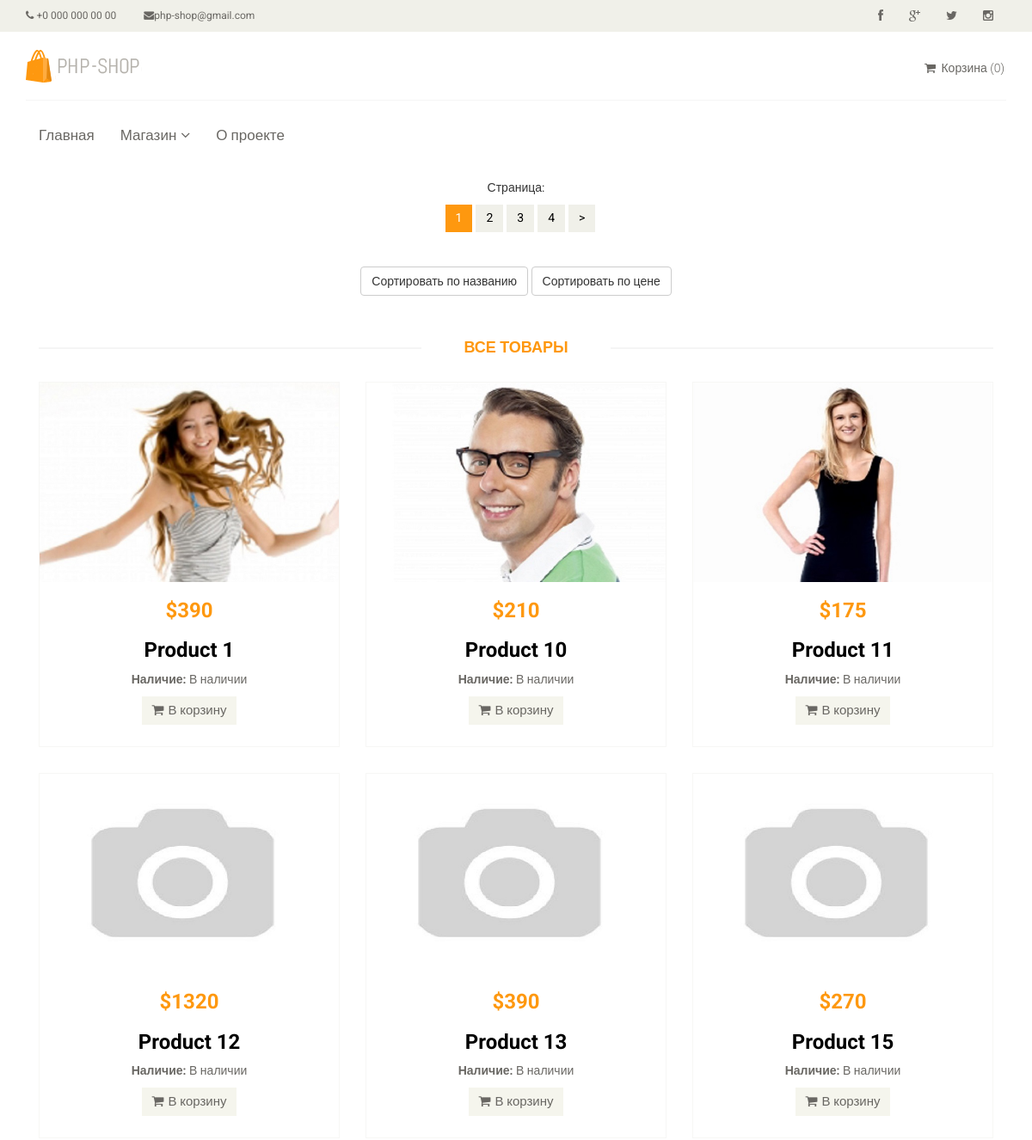
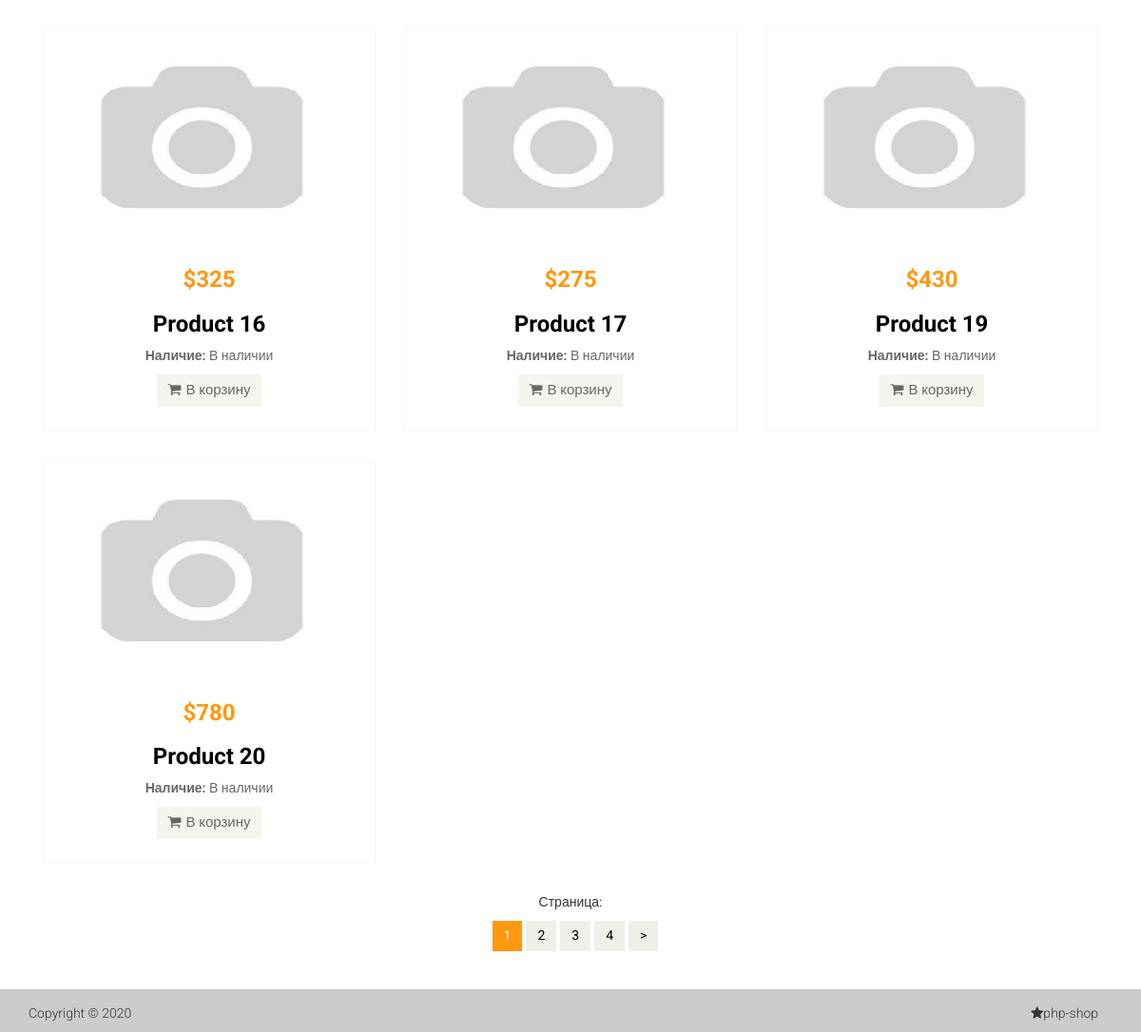
Screenshot of /catalog/sorting=name/page=1 with the database file from the repository (2 pictures, top to bottom).
### tables this page shows
CREATE TABLE `product` (
  `id` int(11) NOT NULL,
  `name` varchar(255) NOT NULL,
  `price` float NOT NULL,
  `availability` int(11) NOT NULL,
  `description` text NOT NULL
);

### routes/web.php (called while the page is built)
<?php
return array(
    'product/([1-9][0-9]?)' => 'product/view/$1',
    'catalog/sorting=([\w]+)/page=([1-6])' => 'catalog/index/$1/$2',
    'cart/deleteAjax/([0-9]+)' => 'cart/deleteAjax/$1',
    'cart/addAjax/([0-9]+)' => 'cart/addAjax/$1',
    'cart' => 'cart/index',
    'about' => 'site/about',
    'index' => 'site/index',
    '.+' => 'site/index',
    '' => 'site/index',
);

### controllers/CatalogController.php (called while the page is built)
<?php
class CatalogController {
    public function actionIndex($sort, $page = 1) {
        $productsByName = Product::getProductsListSorting($sort, $page);
        $total = Product::getTotalProducts();
        $pagination = new Pagination($total, $page, Product::SHOW_BY_DEFAULT, 'page=');
        require_once(ROOT . '/views/catalog/index.php');
        return true;
    }
}

### index.php (called while the page is built, shortened)
<?php
require_once(ROOT.'/components/Autoload.php');
$router = new Router();
$router->run();

### components/Autoload.php (called while the page is built, shortened)
<?php
spl_autoload_register(function ($class_name) {
    $array_paths = array(
        '/models/',
        '/components/',
        '/controllers/',
    );
    foreach ($array_paths as $path) {
        $path = ROOT . $path . $class_name . '.php';
    }
});

### models/Product.php (called while the page is built, shortened)
<?php
class Product {
    public static function getProductsListSorting($sort, $page = 1) {
        $limit = self::SHOW_BY_DEFAULT;
        $offset = ($page - 1) * $limit;
        $db = Db::getConnection();
        $sql = 'SELECT id, name, price, availability FROM product '
                . 'ORDER BY availability DESC, '. $sort . ' ASC LIMIT :limit OFFSET :offset';
        $result = $db->prepare($sql);
        $result->bindParam(':limit', $limit, PDO::PARAM_INT);
        $result->bindParam(':offset', $offset, PDO::PARAM_INT);
        $result->execute();
        $i = 0;
        $products = array();
        while ($row = $result->fetch()) {
            $products[$i]['id'] = $row['id'];
            $products[$i]['name'] = $row['name'];
            $products[$i]['price'] = $row['price'];
            $products[$i]['availability'] = $row['availability'];
            $i++;
        }
        return $products;
    }
    public static function getTotalProducts() {
        $db = Db::getConnection();
        $sql = 'SELECT count(id) AS count FROM product';
        $result = $db->prepare($sql);
        $result->execute();
        $row = $result->fetch();
        return $row['count'];
    }
    public static function getAvailabilityText($availability) {
        switch ($availability) {
            case '1':
                return 'В наличии';
                break;
        }
    }
    public static function getImage($id) {
        $noImage = 'no-image.jpg';
        $path = '/template/images/products/';
        $pathToProductImage = $path . $id . '.jpg';
        if (file_exists($_SERVER['DOCUMENT_ROOT'] . $pathToProductImage)) {
            return $pathToProductImage;
        }
        return $path . $noImage;
    }
}

### views/catalog/index.php (the view, shortened to what this page needs)
<?php include ROOT . '/views/layouts/header.php'; ?>
<section class="section-inner">
    <div class="container text-center" >
        <p>Страница:<?php echo $pagination->get(); ?> </p>
        <p><a href="/catalog/sorting=name/page=1" class="btn btn-default">Сортировать по названию</a> <a href="/catalog/sorting=price/page=1" class="btn btn-default">Сортировать по цене</a></p>
        <div class="row">
            <div class="col-md-12">
                <div class="features_items">
                    <h2 class="title text-center">Все товары</h2>
                    <?php foreach ($productsByName as $product): ?>
                        <div class="col-sm-4">
                            <div class="product-image-wrapper">
                                <div class="single-products">
                                    <div class="productinfo text-center">
                                        <img src="<?php echo Product::getImage($product['id']); ?>" alt="" />
                                        <h2>$<?php echo $product['price']; ?></h2>
                                        <h2>
                                            <a href="/product/<?php echo $product['id']; ?>">
                                                <?php echo $product['name']; ?>
                                            </a>
                                        </h2>
                                        <p><b>Наличие:</b> <?php echo Product::getAvailabilityText($product['availability']); ?></p>
                                        <a href="/cart/addAjax/<?php echo $product['id']; ?>"
                                           data-id="<?php echo $product['id']; ?>"
                                           class="btn btn-default add-to-cart">
                                            <i class="fa fa-shopping-cart"></i>В корзину
                                        </a>
                                    </div>
                                    <div class="product-overlay">
                                        <div class="overlay-content">
                                        </div>
                                    </div>
                                </div>
                            </div>
                        </div>
                    <?php endforeach; ?>
                </div>
            </div>
        </div>
        <p>Страница:<?php echo $pagination->get(); ?> </p>
    </div>
</section>
<?php include ROOT . '/views/layouts/footer.php'; ?>

### components/Router.php (shortened to what this page needs)
<?php
class Router {
    private $routes;
    public function __construct() {
        $routesPath = ROOT . '/routes/web.php';
        $this->routes = include($routesPath);
    }
    private function getURI() {
        if (!empty($_SERVER['REQUEST_URI'])) {
            return trim($_SERVER['REQUEST_URI'], '/');
        }
    }
    public function run() {
        $uri = $this->getURI();
        foreach ($this->routes as $uriPattern => $path) {
            if (preg_match("~^$uriPattern$~", $uri)) {
                $internalRoute = preg_replace("~^$uriPattern$~", $path, $uri);
                $segments = explode('/', $internalRoute);
                $controllerName = ucfirst(array_shift($segments) . 'Controller');
                $actionName = 'action' . ucfirst(array_shift($segments));
                $parameters = $segments;
                $controllerObject = new $controllerName;
                $result = call_user_func_array(array($controllerObject, $actionName), $parameters);
                if ($result != null) {
                    break;
                }
            }
        }
    }
}

### template/css/main.css (style rules this page uses)
body { font-family: 'Roboto', sans-serif; font-weight:400px; display: flex; flex-direction: column; }
html, body { height: 100%; margin: 0; padding: 0; }
a { -webkit-transition: 300ms; -moz-transition: 300ms; -o-transition: 300ms; transition: 300ms; color: #000; }
h1, h2, h3, h4, h5, h6 { font-family: 'Roboto', sans-serif; }
.section-inner { flex-grow: 1; }
.container { flex: 1 0 auto; }
.left-sidebar h2:after, h2.title:after { content: " "; position: absolute; border: 1px solid #f5f5f5; bottom:8px; left: 0; width: 100%; height: 0; z-index: -2; }
h2.title:before { content: " "; position: absolute; background: #fff; bottom: -6px; width: 220px; height: 30px; z-index: -1; left: 50%; margin-left: -110px; }
.features_items { overflow:hidden; text-align: center; }
h2.title { color: #FE980F; font-family: 'Roboto', sans-serif; font-size: 18px; font-weight: 700; margin: 40px 15px; text-transform: uppercase; margin-bottom: 30px; position: relative; }
.product-image-wrapper { border:1px solid #F7F7F5; overflow: hidden; margin-bottom:30px; height: 100%; }
.single-products { position: relative; }
.productinfo h2 { color: #FE980F; font-family: 'Roboto', sans-serif; font-size: 24px; font-weight: 700; }
.productinfo p { font-family: 'Roboto', sans-serif; font-size: 14px; font-weight: 400; color: #696763; }
.productinfo img { width: 100%; }
.productinfo { position:relative; }
.product-overlay { background: rgba(254, 152, 15, .8); top: 0; display: none; height: 0; position: absolute; transition: height 500ms ease 0s; width: 100%; display: block; }
.product-overlay .overlay-content { bottom: 0; position: absolute; bottom: 0; text-align: center; width: 100%; }
.add-to-cart, .checkout, .back { background:#F5F5ED; border: 0 none; border-radius: 0; color: #696763; font-family: 'Roboto', sans-serif; font-size: 15px; margin-bottom: 25px; }
.add-to-cart i { margin-right:5px; }

### rows the page displays
product: shows a picture, price "390", name "Product 1", availability "В наличии"
product: shows a picture, price "210", name "Product 10", availability "В наличии"
product: shows a picture, price "175", name "Product 11", availability "В наличии"
product: price "1320", name "Product 12", availability "В наличии"
product: price "390", name "Product 13", availability "В наличии"
product: price "270", name "Product 15", availability "В наличии"
product: price "325", name "Product 16", availability "В наличии"
product: price "275", name "Product 17", availability "В наличии"
product: price "430", name "Product 19", availability "В наличии"
product: price "780", name "Product 20", availability "В наличии"

### other values shown
$text "2"
$text "3"
$text "4"
$text "> >"
